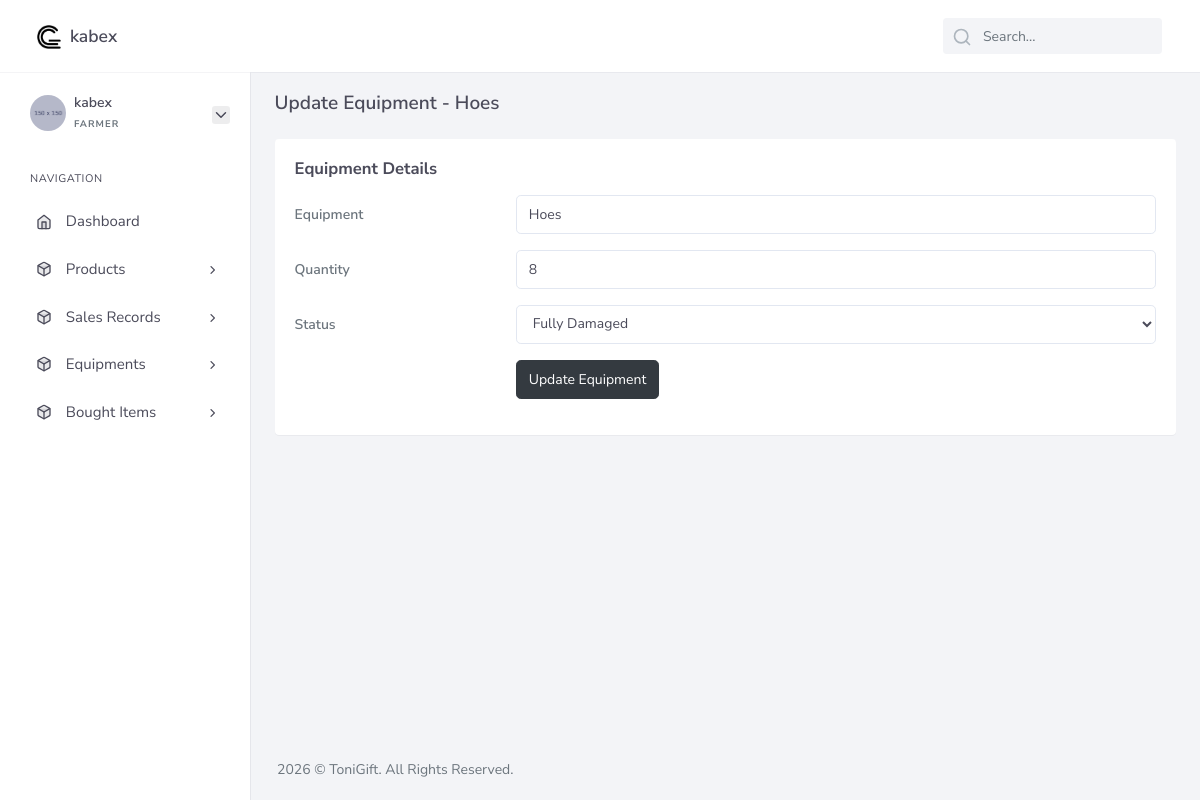
Screenshot of /farmer/edit_equipment.php?id=4 (signed in) with the database file from the repository.
### tables this page shows
CREATE TABLE `equipments` (
  `id` int(11) NOT NULL,
  `farmer_id` int(11) NOT NULL,
  `equipment` varchar(120) NOT NULL,
  `quantity` int(11) NOT NULL,
  `status` varchar(110) NOT NULL
);

### core/db.class.php (called while the page is built, shortened)
<?php
    class DB {
        public $host = 'localhost';
        public $dbname = 'farming_system';
        public $password = '';
        public $username = 'root';
        public $conn;
        function __construct(){
            try {
                $this->conn = new PDO("mysql:host=$this->host;dbname=$this->dbname;", $this->username, $this->password);
                $this->conn->setAttribute(PDO::ATTR_ERRMODE,PDO::ERRMODE_EXCEPTION);
            } catch (PDOException $ex) {
                echo 'Error in database connection '. $ex->getMessage();
            }
        }
        function prep($query){
            return $this->conn->prepare($query);
        }
        function fetch($query,$value){
            $query = $this->prep($query);
            $query->execute($value);
            return $query->fetch();
        }
    }
?>

### core/equipments.class.php (called while the page is built, shortened)
<?php
    include_once 'db.class.php';
    class Equipments extends DB{
        function fetch_equipment($id){
            return DB::fetch("SELECT * FROM equipments WHERE id = ? ",[$id] );
        }
    }
?>

### farmer/edit_equipment.php (the view, shortened to what this page needs)
<?php
$id = $_GET['id'];
include_once '../core/equipments.class.php';
$equipment_obj = new Equipments();
$equipment = $equipment_obj->fetch_equipment($id);
?>
<!DOCTYPE html>
<html lang="en">
<?php include_once 'components/head.php'; ?>
<body>
    <div id="wrapper">
        <?php include_once 'components/header.php'; ?>
        <?php include_once 'components/sidebar.php'; ?>
        <div class="content-page">
            <div class="content">
                <div class="container-fluid">
                    <div class="row page-title align-items-center">
                        <div class="col-sm-4 col-xl-6">
                            <h4 class="mb-1 mt-0">Update Equipment - <?php echo $equipment['equipment'] ?></h4>
                        </div>
                    </div>
                    <div class="row">
                        <div class="col-xl-12">
                            <div class="card">
                                <div class="card-body">
                                    <h4 class="mb-3 header-title mt-0">Equipment Details</h4>
                                    <form class="form-horizontal" id="updateEquipmentForm" method="post">
                                        <div class="form-group row mb-3">
                                            <label for="" class="col-3 col-form-label">Equipment</label>
                                            <div class="col-9">
                                                <input type="text" value="<?php echo $equipment['equipment'] ?>" required name="equipment" class="form-control">
                                            </div>
                                        </div><div class="form-group row mb-3">
                                            <label for="" class="col-3 col-form-label">Quantity</label>
                                            <div class="col-9">
                                                <input type="number" value="<?php echo $equipment['quantity'] ?>" min="1" required name="quantity" id="quantity" class="form-control">
                                            </div>
                                        </div>
                                        <div class="form-group row mb-3">
                                            <label for="" class="col-3 col-form-label">Status</label>
                                            <div class="col-9">
                                                <select required name="status" class="form-control">
                                                    <option><?php echo $equipment['status'] ?></option>
                                                </select>
                                            </div>
                                        </div>
                                        <div class="form-group mb-0 justify-content-end row">
                                            <div class="col-9">
                                                <button type="submit" class="btn btn-dark">Update Equipment</button>
                                            </div>
                                        </div>
                                    </form>
                                </div>
                            </div>
                        </div>
                    </div>
                </div>
            </div>
            <?php include_once 'components/footer.php'; ?>
        </div>
    </div>
</body>
</html>

### rows the page displays
equipments: equipment "Hoes", quantity "8", status "Fully Damaged"

### other values shown
$_SESSION['farmer']['username'] "kabex"
